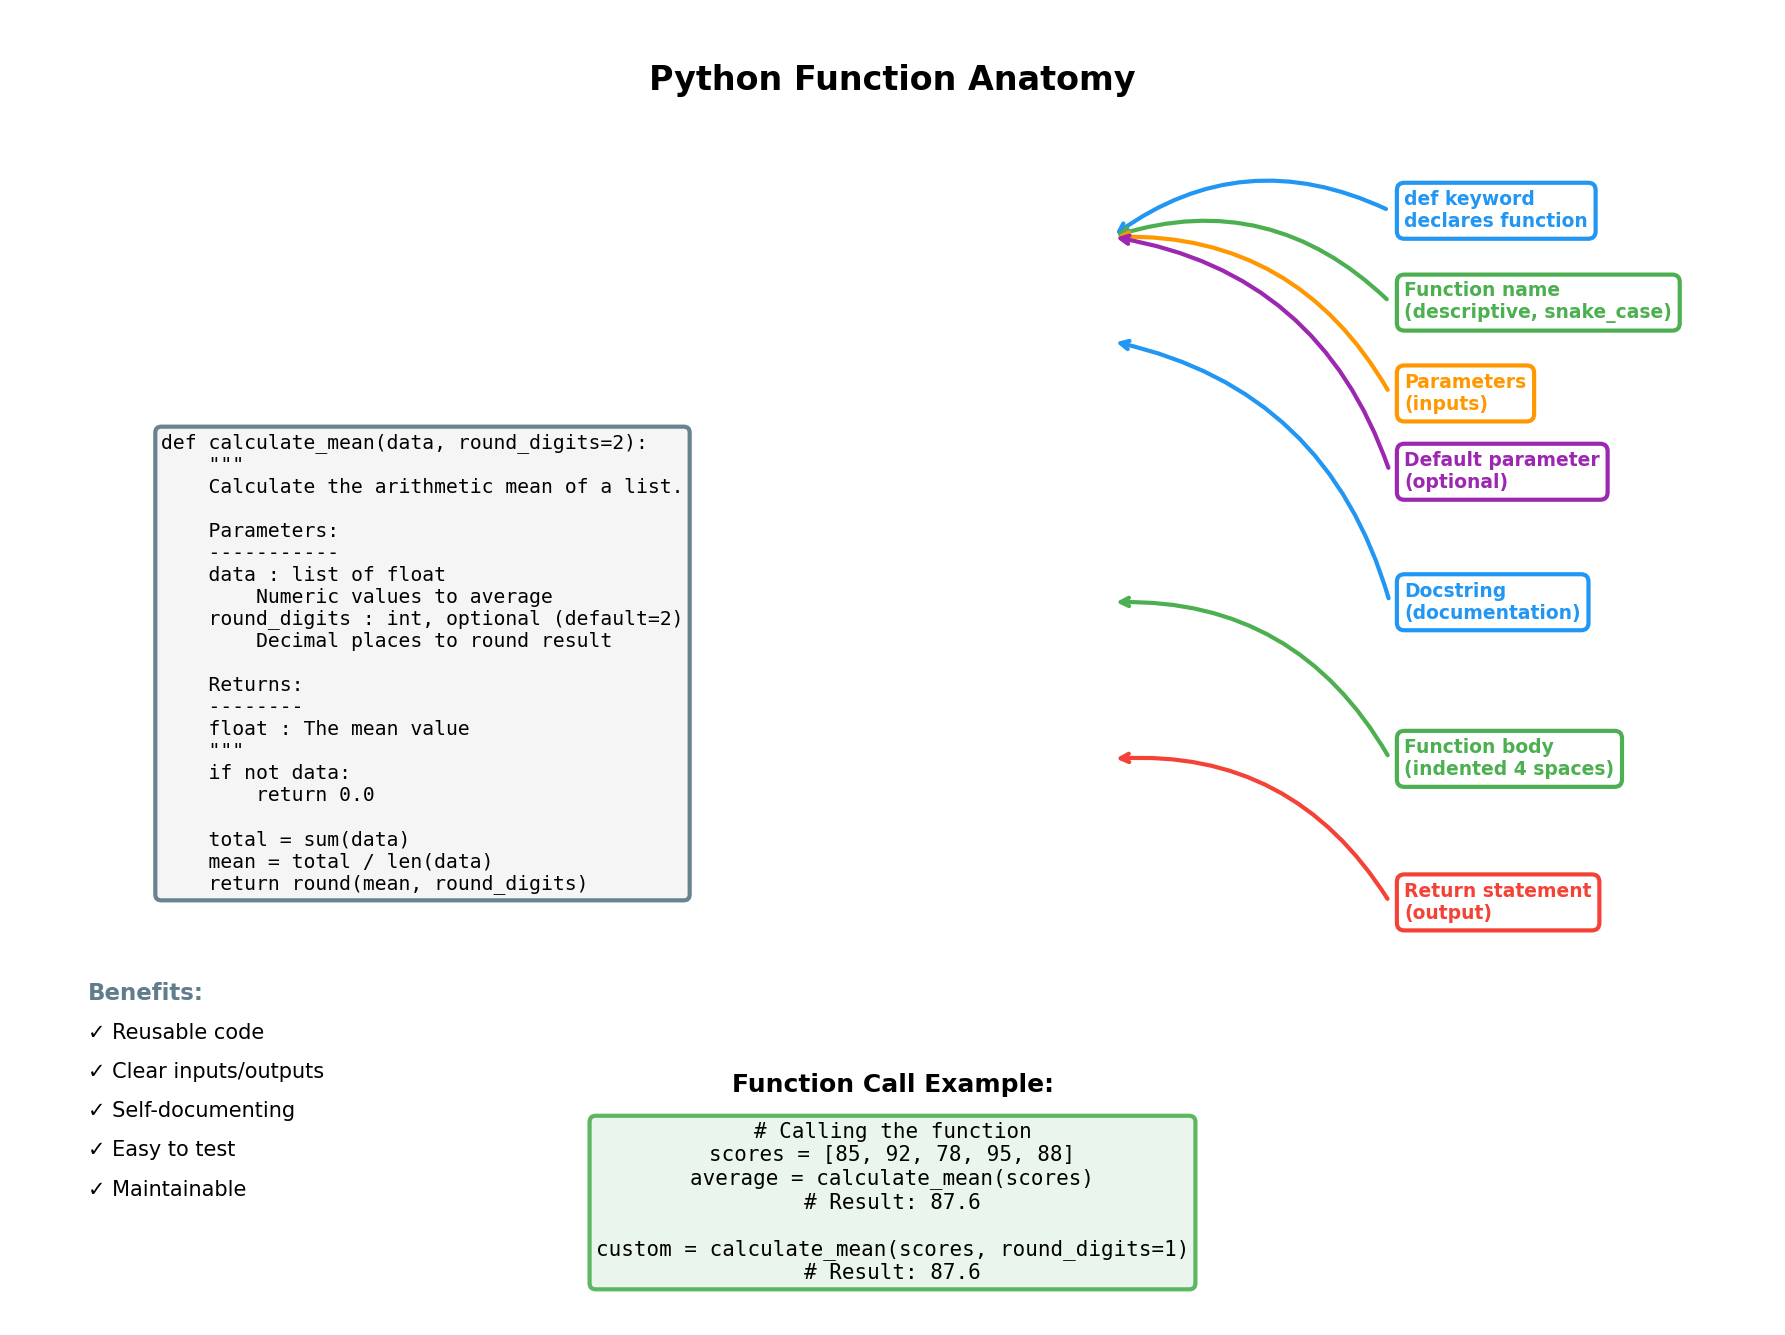

This figure's Python source:
"""
Function Anatomy Visualization
Shows the components of a Python function
"""
import matplotlib.pyplot as plt
import matplotlib.patches as patches
from matplotlib.patches import FancyBboxPatch, FancyArrowPatch

fig, ax = plt.subplots(figsize=(12, 9))
ax.set_xlim(0, 12)
ax.set_ylim(0, 10)
ax.axis('off')

# Define colors
color_blue = '#2196F3'
color_green = '#4CAF50'
color_orange = '#FF9800'
color_purple = '#9C27B0'
color_red = '#F44336'
color_gray = '#607D8B'

# Title
ax.text(6, 9.5, 'Python Function Anatomy', ha='center', va='center',
        fontsize=16, weight='bold')

# Function code
function_code = '''def calculate_mean(data, round_digits=2):
    """
    Calculate the arithmetic mean of a list.

    Parameters:
    -----------
    data : list of float
        Numeric values to average
    round_digits : int, optional (default=2)
        Decimal places to round result

    Returns:
    --------
    float : The mean value
    """
    if not data:
        return 0.0

    total = sum(data)
    mean = total / len(data)
    return round(mean, round_digits)'''

# Draw code with background
code_x = 1
code_y = 6.8
ax.text(code_x, code_y, function_code, ha='left', va='top',
        fontsize=9.5, family='monospace',
        bbox=dict(boxstyle='round', facecolor='#f5f5f5', alpha=0.95,
                 edgecolor=color_gray, linewidth=2))

# Annotations with arrows pointing to code parts
annotations = [
    # (x, y, text, color, arrow_to_y)
    (9.5, 8.5, 'def keyword\ndeclares function', color_blue, 8.3),
    (9.5, 7.8, 'Function name\n(descriptive, snake_case)', color_green, 8.3),
    (9.5, 7.1, 'Parameters\n(inputs)', color_orange, 8.3),
    (9.5, 6.5, 'Default parameter\n(optional)', color_purple, 8.3),
    (9.5, 5.5, 'Docstring\n(documentation)', color_blue, 7.5),
    (9.5, 4.3, 'Function body\n(indented 4 spaces)', color_green, 5.5),
    (9.5, 3.2, 'Return statement\n(output)', color_red, 4.3),
]

for i, (x, y, text, color, code_y_pos) in enumerate(annotations):
    # Text box
    ax.text(x, y, text, ha='left', va='center',
            fontsize=9, weight='bold', color=color,
            bbox=dict(boxstyle='round,pad=0.4', facecolor='white',
                     edgecolor=color, linewidth=2))

    # Arrow pointing to code
    ax.annotate('', xy=(7.5, code_y_pos), xytext=(x-0.1, y),
                arrowprops=dict(arrowstyle='->', lw=2, color=color,
                              connectionstyle="arc3,rad=0.3"))

# Function call example at bottom
ax.text(6, 1.8, 'Function Call Example:', ha='center', va='center',
        fontsize=12, weight='bold', color='black')

call_example = '''# Calling the function
scores = [85, 92, 78, 95, 88]
average = calculate_mean(scores)
# Result: 87.6

custom = calculate_mean(scores, round_digits=1)
# Result: 87.6'''

ax.text(6, 0.9, call_example, ha='center', va='center',
        fontsize=10, family='monospace',
        bbox=dict(boxstyle='round', facecolor='#E8F5E9', alpha=0.9,
                 edgecolor=color_green, linewidth=2))

# Key benefits on the side
benefits = [
    'Benefits:',
    '✓ Reusable code',
    '✓ Clear inputs/outputs',
    '✓ Self-documenting',
    '✓ Easy to test',
    '✓ Maintainable'
]
y_ben = 2.5
for i, benefit in enumerate(benefits):
    weight = 'bold' if i == 0 else 'normal'
    size = 11 if i == 0 else 10
    ax.text(0.5, y_ben - i*0.3, benefit, ha='left', va='center',
            fontsize=size, weight=weight, color=color_gray if i == 0 else 'black')

plt.tight_layout()
plt.savefig('/home/chirag/ds-book/book/course-02-programming/ch05-python-fundamentals/diagrams/function_anatomy.png',
            dpi=150, bbox_inches='tight', facecolor='white')
print("Generated: function_anatomy.png")
